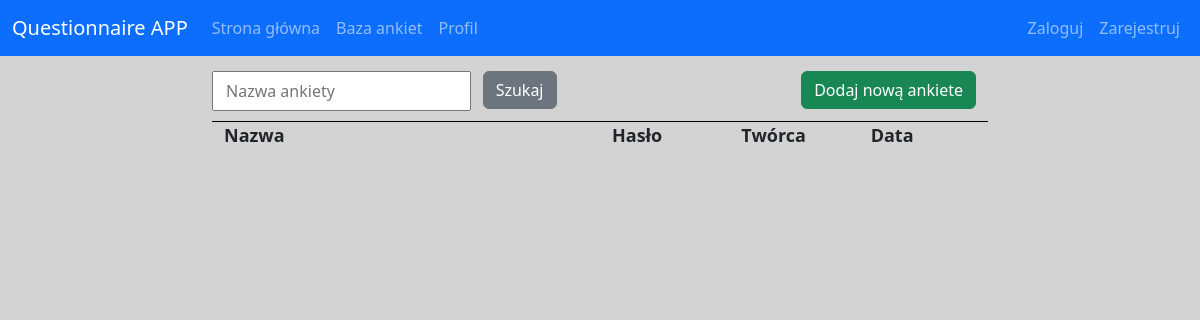
The app's page /questionnaire_DataBase/, older data.
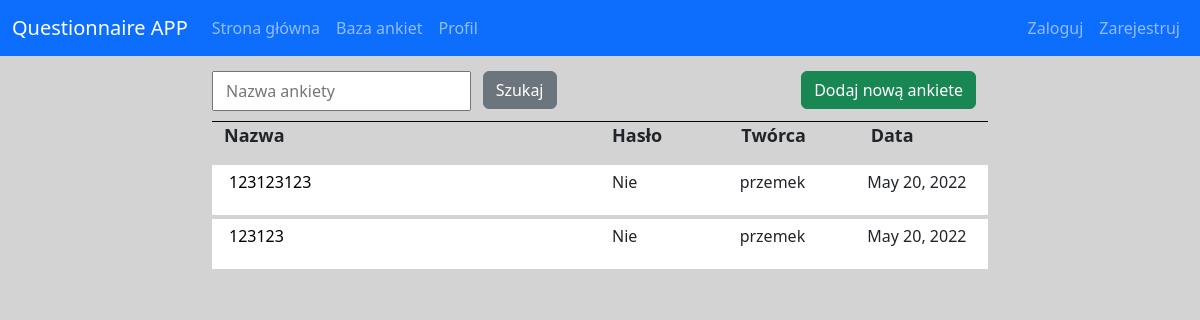
The same page, newer data.
### main/models.py (models this page shows, shortened)
class Questionnaire(models.Model):
    text = models.CharField(max_length=50)
    questions = models.ManyToManyField(Question, blank=True)
    owner = models.ForeignKey(User, on_delete=models.SET_NULL, null=True)
    public = models.BooleanField(null=True, default=False)
    publicResults = models.BooleanField(null=True, blank=True)
    password = models.CharField(max_length=200, blank=True, null=True)
    date = models.DateField(auto_now_add=True, null=True)
    active = models.BooleanField(null=True, default=True)

### main/views.py (the view)
# urls.py: path('questionnaire_DataBase/', views.questionnaire_DataBase, name='questionnaire_DataBase'),
def questionnaire_DataBase(request):
    questionnaires = Questionnaire.objects.filter(public=True, active=True)
    Myfilter = QuestionnairesFilter(request.GET, queryset=questionnaires)
    questionnaires = Myfilter.qs
    context = {'questionnaires': questionnaires, 'Myfilter': Myfilter}
    return render(request, 'questionnaires-DataBase.html', context)

### main/templates/main/questionnaires-DataBase.html (shortened to what this page needs)
{% extends 'base.html' %}
{% block content %}
<div class="container">
    <form method="get" action="">
        <div class="row" style="margin-top: 15px;">
                {{Myfilter.form.text}}
                <div class="col-2">
                    <button type="submit" class="btn btn-secondary">Szukaj</button>
                </div>
                <div class="col-6  text-end">
                    <a href="{% url 'createNewQuestionnaire' %}" class="btn btn-success">Dodaj nową ankiete</a>
                </div>
        </div>
        <div class="row" style="border-bottom: 1px solid #000; margin-top: 10px;"></div>
    </form>
    <div class="row">
        <div class="col-lg-6 col-10"><p class="atr1">Nazwa</p></div>
        <div class="col-2"><p class="atr1">Hasło</p></div>
        <div class="col-2 d-none d-lg-block"><p class="atr1">Twórca</p></div>
        <div class="col-2 d-none d-lg-block"><p class="atr1">Data</p></div>
    </div>
    {% for questionnaire in questionnaires %}
    <div class="row" style="background-color:white;padding:5px;border-bottom:4px solid #D3D3D3">
                <div class="col-lg-6 col-10 text-truncate"><a class="Qprofile" href="{% url 'questionnaireProfile' questionnaire.id %}" >{{questionnaire.text}}</a></div>
                <div class="col-2">
                    {% if questionnaire.password != "" %}
                        <p>Tak</p>
                    {% else %}
                        <p>Nie</p>
                    {% endif %}
                </div>
                <div class="col-2 d-none d-lg-block"><p>{{questionnaire.owner}}</p></div>
                <div class="col-2 d-none d-lg-block"><p>{{questionnaire.date}}</p></div>
            </div>
    {% endfor %}
</div>
{% endblock %}

### main/templates/main/base.html (shortened to what this page needs)
<!DOCTYPE html>
{% load static %}
<html lang="en">
<head>
    <link rel="stylesheet" type="text/css" href="{% static '/css/style.css' %}">
    <link rel="stylesheet" type="text/css" href="{% static '/css/bootstrap.css' %}">
</head>
<body>
<header>
    <nav class="navbar navbar-expand-lg navbar-dark bg-primary">
        <div class="container-fluid">
            <a class="navbar-brand" href="{% url 'home' %}">Questionnaire APP</a>
            <div class="collapse navbar-collapse" id="navbarNavAltMarkup">
                <div class="navbar-nav">
                    <a class="nav-link" href="{% url 'home' %}">Strona główna</a>
                    <a class="nav-link" href="{% url 'questionnaire_DataBase' %}">Baza ankiet</a>
                    <a class="nav-link" href="{% url 'profile' %}">Profil</a>
                </div>
            </div>
            <div class="navbar-nav navbar-right" >
                {% if request.user.is_authenticated %}
                    <span class="navbar-text">
                        Zalogowano jako {{request.user}}
                    </span>
                {% else %}
                    <a class="nav-link" href="{% url 'login' %}">Zaloguj</a>
                    <a class="nav-link" href="{% url 'register' %}">Zarejestruj</a>
                {% endif %}
            </div>
        </div>
    </nav>
</header>
<main>
    <div class="container-fluid " id="test">
        <div class="row ">
            <div class="col-lg-2 col-md-12">
            </div>
            <div class="col-lg-8 col-md-12">
                <article>
                        {% block content %}
                        {% endblock %}
                </article>
            </div>
            <div class="col-lg-2 col-md-12" >
            </div>
        </div>
    </div>
</main>
</body>
</html>

### main/static/css/style.css (style rules this page uses)
main { background-color: #D3D3D3; }
.atr1 { font-size: 18px; font-weight: 600; }
.Qprofile { text-decoration: none; color: black; }

Row changes from the older to the newer data that the page shows:
added Questionnaire: text "123123123", password "Nie", owner "przemek", date "May 20, 2022"
added Questionnaire: text "123123", password "Nie", owner "przemek", date "May 20, 2022"
